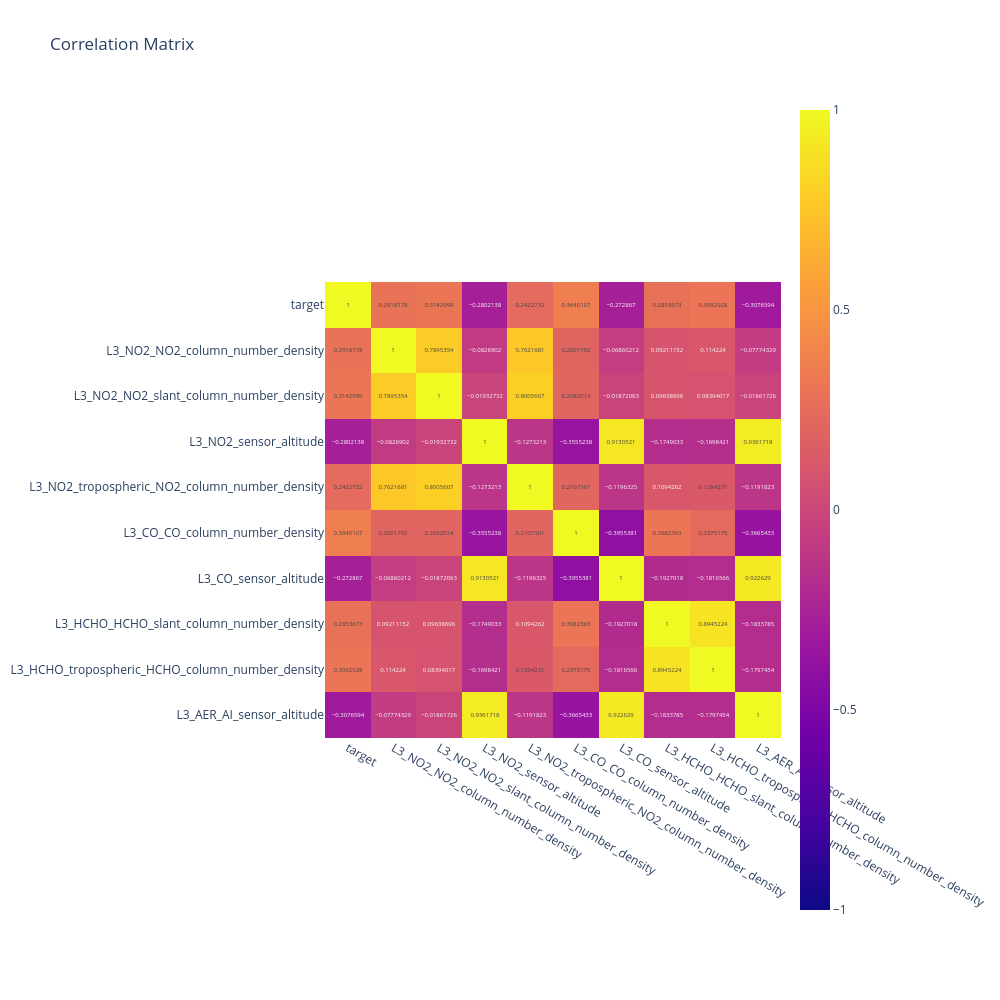

Here is the notebook cell this chart was saved with:
### Code cell
import plotly.express as px

fig = px.imshow(filtered_corr, 
                text_auto=True,  
                height = 1000, width = 1000,
                color_continuous_midpoint = 0.0,
                range_color=[-1, 1],
                title="Correlation Matrix")

fig.show()

### Figure 1 — Plotly figure (JSON) as saved in the notebook; plotly's stock layout.template omitted (floating-point values rounded to 4 significant figures)
{"data": [{"coloraxis": "coloraxis", "hovertemplate": "x: %{x}<br>y: %{y}<br>color: %{z}<extra></extra>", "name": "0", "texttemplate": "%{z}", "type": "heatmap", "x": ["target", "L3_NO2_NO2_column_number_density", "L3_NO2_NO2_slant_column_number_density", "L3_NO2_sensor_altitude", "L3_NO2_tropospheric_NO2_column_number_density", "L3_CO_CO_column_number_density", "L3_CO_sensor_altitude", "L3_HCHO_HCHO_slant_column_number_density", "L3_HCHO_tropospheric_HCHO_column_number_density", "L3_AER_AI_sensor_altitude"], "xaxis": "x", "y": ["target", "L3_NO2_NO2_column_number_density", "L3_NO2_NO2_slant_column_number_density", "L3_NO2_sensor_altitude", "L3_NO2_tropospheric_NO2_column_number_density", "L3_CO_CO_column_number_density", "L3_CO_sensor_altitude", "L3_HCHO_HCHO_slant_column_number_density", "L3_HCHO_tropospheric_HCHO_column_number_density", "L3_AER_AI_sensor_altitude"], "yaxis": "y", "z": [[1.0, 0.2919, 0.3143, -0.2802, 0.2423, 0.364, -0.2729, 0.2854, 0.3093, -0.3077], [0.2919, 1.0, 0.7895, -0.08269, 0.7622, 0.2002, -0.0686, 0.09211, 0.1142, -0.07774], [0.3143, 0.7895, 1.0, -0.01933, 0.8006, 0.2082, -0.01872, 0.09639, 0.08394, -0.01862], [-0.2802, -0.08269, -0.01933, 1.0, -0.1273, -0.3555, 0.9131, -0.1749, -0.1698, 0.9362], [0.2423, 0.7622, 0.8006, -0.1273, 1.0, 0.2107, -0.1196, 0.1094, 0.1264, -0.1192], [0.364, 0.2002, 0.2082, -0.3555, 0.2107, 1.0, -0.3955, 0.3082, 0.2375, -0.3665], [-0.2729, -0.0686, -0.01872, 0.9131, -0.1196, -0.3955, 1.0, -0.1927, -0.1817, 0.9226], [0.2854, 0.09211, 0.09639, -0.1749, 0.1094, 0.3082, -0.1927, 1.0, 0.8945, -0.1834], [0.3093, 0.1142, 0.08394, -0.1698, 0.1264, 0.2375, -0.1817, 0.8945, 1.0, -0.1797], [-0.3077, -0.07774, -0.01862, 0.9362, -0.1192, -0.3665, 0.9226, -0.1834, -0.1797, 1.0]]}], "layout": {"coloraxis": {"cmax": 1, "cmid": 0, "cmin": -1, "colorscale": [[0, "#0d0887"], [0.1111, "#46039f"], [0.2222, "#7201a8"], [0.3333, "#9c179e"], [0.4444, "#bd3786"], [0.5556, "#d8576b"], [0.6667, "#ed7953"], [0.7778, "#fb9f3a"], [0.8889, "#fdca26"], [1, "#f0f921"]]}, "height": 1000, "title": {"text": "Correlation Matrix"}, "width": 1000, "xaxis": {"anchor": "y", "constrain": "domain", "domain": [0, 1], "scaleanchor": "y"}, "yaxis": {"anchor": "x", "autorange": "reversed", "constrain": "domain", "domain": [0, 1]}}}
